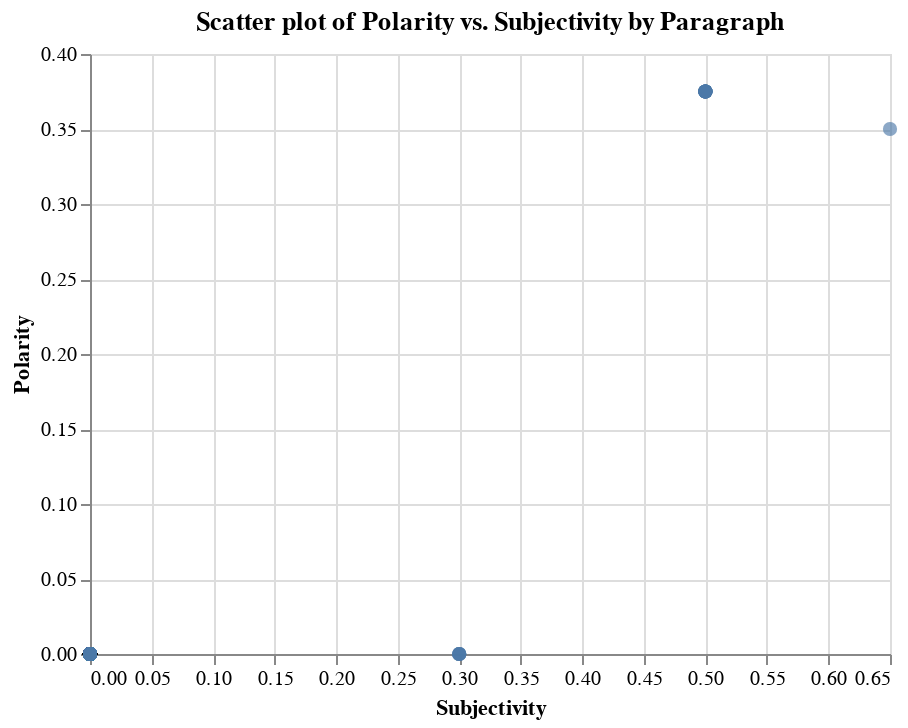

This figure's notebook cell:
### Code cell
# plot
alt.Chart(df_sent).mark_circle(opacity=.4, size=50).encode(
    alt.X('subjectivity:Q', title="Subjectivity"),
    alt.Y('polarity:Q', title="Polarity"),
    tooltip=['paragraph','polarity','subjectivity']
).properties(
    title="Scatter plot of Polarity vs. Subjectivity by Paragraph"
)
# Polarity score are a float within the range -1.0 (negative) to
# 1.0 (positive), and subjectivity from 0.0 to 1.0

### Figure 1 — Vega-Lite specification as saved in the notebook (floating-point values rounded to 4 significant figures; data arrays with more than 128 entries replaced by an {"elided": "..."} marker saying what was removed)
{"config": {"view": {"continuousWidth": 400, "continuousHeight": 300}}, "data": {"name": "data-eeefeb1e3a18e1e562a9107e0662424d"}, "mark": {"type": "circle", "opacity": 0.4, "size": 50}, "encoding": {"tooltip": [{"field": "paragraph", "type": "nominal"}, {"field": "polarity", "type": "quantitative"}, {"field": "subjectivity", "type": "quantitative"}], "x": {"field": "subjectivity", "title": "Subjectivity", "type": "quantitative"}, "y": {"field": "polarity", "title": "Polarity", "type": "quantitative"}}, "title": "Scatter plot of Polarity vs. Subjectivity by Paragraph", "$schema": "https://vega.github.io/schema/vega-lite/v4.17.0.json", "datasets": {"data-eeefeb1e3a18e1e562a9107e0662424d": {"elided": "344 records"}}}
